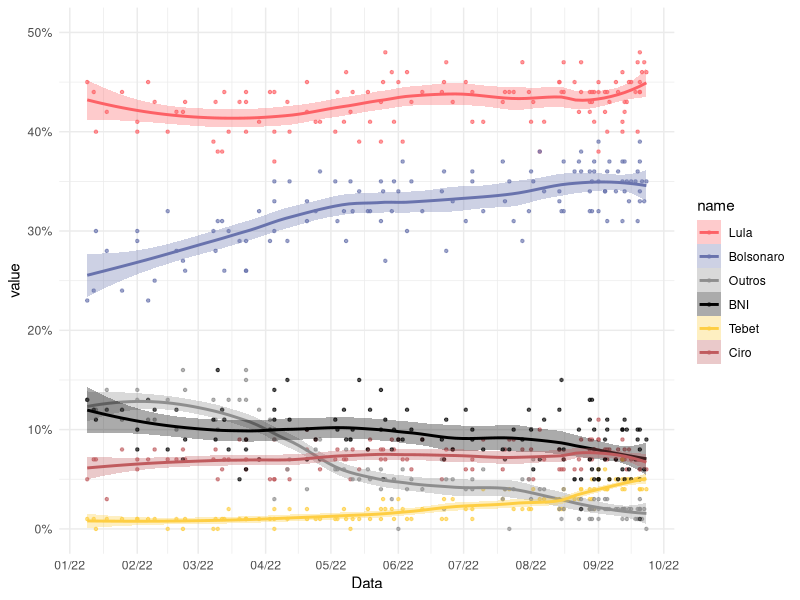
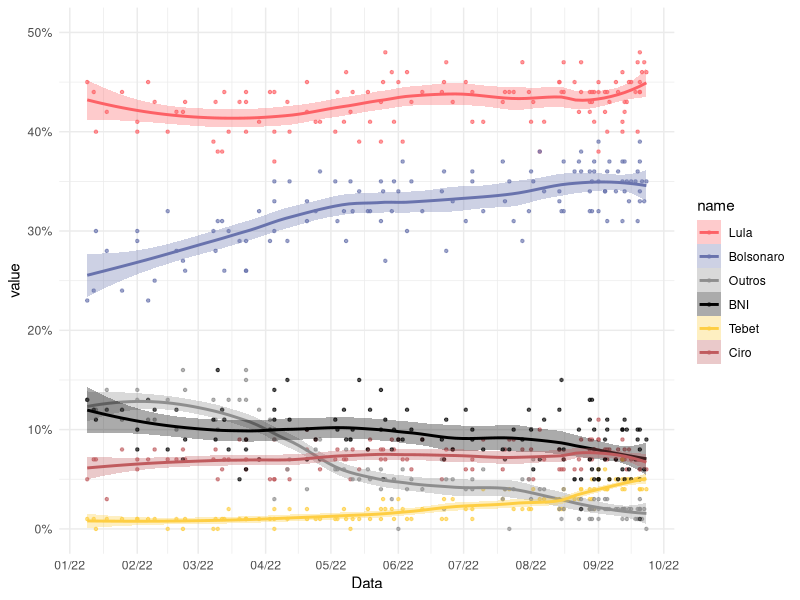

These figures' R source, in order:

# Configurar --------------------------------------------------------------

#-- bibliotecas
library(readxl)
library(tidyverse)
library(lubridate)

#-- lista de pesquisas
pesq <- read_csv("pesquisas_1t.csv") %>% 
  select(-`Data divulgação`)
exp = T

# Grafico -----------------------------------------------------------------

#-- argumento que controla o quão suave é a linah
span=.50

#-- gerar estimativas
results <- pesq %>%
  drop_na() %>% 
  mutate(Data = as.Date(Data)) %>% 
  pivot_longer(cols=c(Lula:BNI)) %>% 
  mutate(value = value/100) %>% 
  # retirar institutos de pesquisa
  filter(!(Instituto%in%c("Sigma", "Brasmarket",
                          "Futura"))) %>% 
  mutate(Data=as.numeric(Data)) %>% 
  nest(-name) %>%
  mutate(
    # loess calculation 
    m = purrr::map(data, loess,
                   formula = value ~ Data, span = span),
    # valores previstos
    fitted = purrr::map(m, `[[`, "fitted")) %>% 
  select(-m) %>%
  unnest()



# Cores dos candidatos
col=c( "#fd6166", "#6973ad",
       "#8E8E8E","#000000","#FECE43", "#c05b5e")

results %>% 
  mutate(Data = as.Date(Data, origin="1970/1/1"),
         name = fct_relevel(name, "Lula", "Bolsonaro",
                "Outros", "BNI", "Tebet", "Ciro")) %>% 
  ggplot(aes(x = Data, y = value, group = name, color = name)) +
  geom_point(alpha=.66, size=.85) +
  #-- line e smooth geram a mesma linha aqui
  #-- smooth até gerar o s.e. automaticamente
  #geom_line(aes(y = fitted), size=1) +
  geom_smooth(se=T, alpha=.33, span=span, aes(fill=name)) +
  scale_fill_manual(
    values=col) +
  scale_color_manual(values=col) +
  scale_y_continuous(limits=c(0,.5), labels=scales::percent) +
  scale_x_date(date_breaks = "1 month", date_labels = "%m/%y") +
  theme_minimal()

if(exp) {
ggsave(paste0("./img/", 
              str_replace_all(Sys.time(), ":", "_"), "_NL.svg"), 
       width=400*10, height=167*10, unit="px")
}

#-- resultados gerais
results %>% 
  filter(Data==max(Data)) %>% 
  mutate(Data = as.Date(Data, origin="1970/1/1"))  %>% 
  mutate(name = fct_relevel(name, "Lula", "Bolsonaro",
         "Ciro", "BNI", "Outros")) %>%
  group_by(name) %>% 
  summarise(mean=mean(fitted)) %>% 
  mutate(mean=paste0(round(mean*100,1), "%")) 

